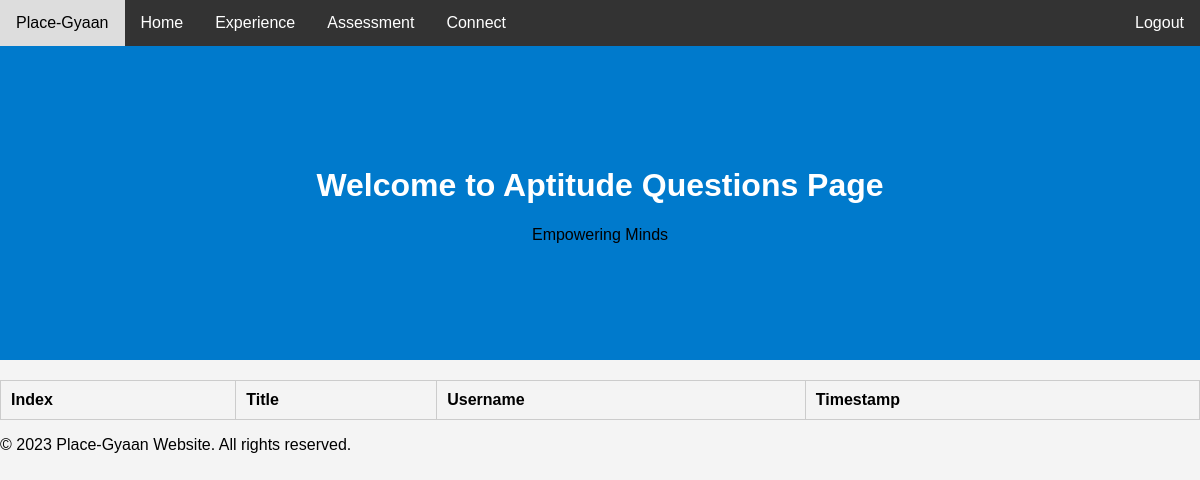
Page /aptitude (signed in) on the earlier database version.
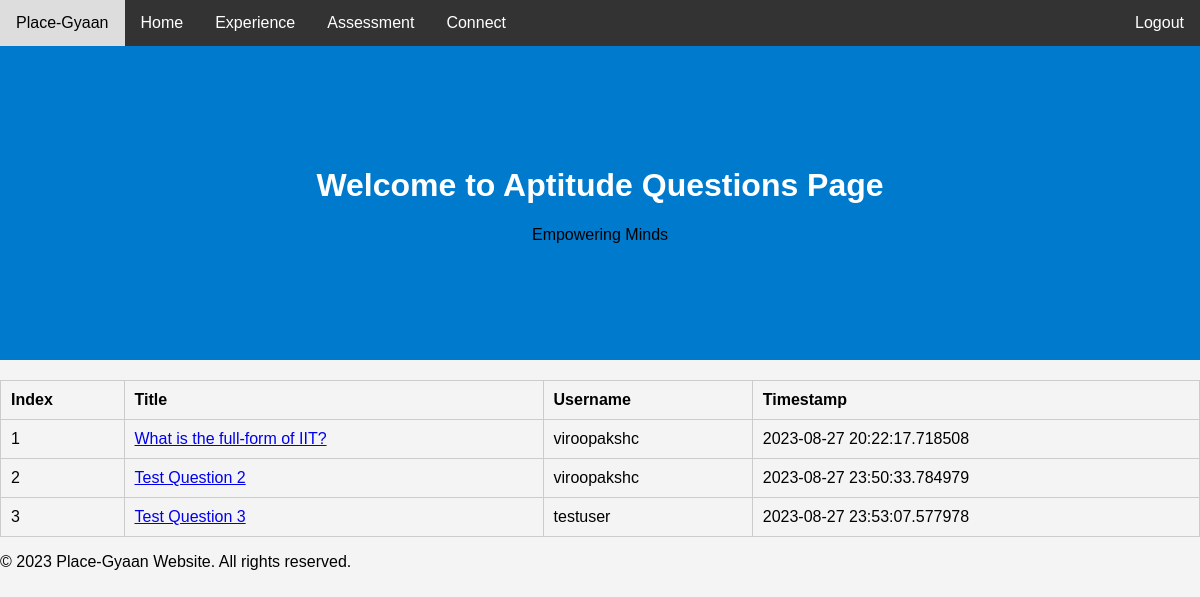
Same page on the later database version.
### main/models.py (models this page shows)
class Question(Base):
	__tablename__='Question'
	id = Column(Integer, primary_key=True,autoincrement=True)
	question = Column(String(255), unique=True, nullable=False)
	answer = Column(Integer, nullable=False)
	choices = Column(String(255), nullable=False)
	type = Column(String(80), nullable=False)
	auth_id = Column(Integer, ForeignKey('User.id'), nullable=False)
	timestamp = Column(String(80), nullable=False)
	correct_choice = Column(String(80))

class User(Base, UserMixin):
    __tablename__ = 'User'
    id = Column(Integer, primary_key=True,autoincrement=True)
    email = Column(String(255), unique=True)
    username = Column(String(255), unique=False, nullable=True)
    password = Column(String(255), nullable=False)
    active = Column(Boolean())
    fs_uniquifier = Column(String(64), unique=True, nullable=False)
    attributes=Column(MutableList.as_mutable(AsaList()),nullable=False)
    roles = relationship('Role', secondary='RolesUsers',
                         backref=backref('Users', lazy='dynamic'))

### main/controllers.py (the view)
@app.route("/aptitude")
@auth_required()
def aptitude_question():
  return render_template("questions.html",type="Aptitude",questions=extract("Aptitude"))

### main/controllers.py (called while the page is built)
def extract(type):
  questions=[]
  c=1
  for question in Question.query.filter_by(type=type).all():
    l=[]
    l.append(c)
    l.append(question.question)
    l.append(User.query.filter_by(id=question.auth_id).first().username)
    l.append(question.timestamp)
    l.append(question.id)
    questions.append(l)
    c+=1
  return questions

### main/templates/questions.html (shortened to what this page needs)
{% extends "whole.html" %}
{% block welcome %}
	<div class="header">
        <h1>Welcome to {{ type }} Questions Page</h1>
        <p>Empowering Minds</p>
    </div>
{% endblock %}
{% block content %}
        <table class="questions-table">
            <thead>
                <tr>
                    <th>Index</th>
                    <th>Title</th>
                    <th>Username</th>
                    <th>Timestamp</th>
                </tr>
            </thead>
            <tbody>
                {% for question in questions %}
                    <tr>
                        <td>{{ question[0] }}</td>
                        <td><a href="{{ url_for('view_question', question_id=question[4]) }}">{{ question[1] }}</a></td>
                        <td>{{ question[2] }}</td>
                        <td>{{ question[3] }}</td>
                    </tr>
                {% endfor %}
            </tbody>
        </table>
{% endblock %}

### main/templates/whole.html (shortened to what this page needs)
<!DOCTYPE html>
<html lang="en">
<head>
</head>
<body>
    <div class="wrapper">
    <div class="navbar">
        <a href="#">Place-Gyaan</a>
        <a href="/home">Home</a>
        <a href="/experience">Experience</a>
        <a href="/assessment">Assessment</a>
        <a href="/connect">Connect</a>
        <a href="/logout" style="float: right;">Logout</a>
    </div>
    {% block welcome %}{% endblock %}
    {% block content %}
    {% endblock %}
    <footer class="footer">
        <p>&copy; 2023 Place-Gyaan Website. All rights reserved.</p>
    </footer>
    </div>
</body>
</html>

### main/templates/questions.html (style rules this page uses)
.questions-table { width: 100%; border-collapse: collapse; margin-top: 20px; }
.questions-table th, .questions-table td { border: 1px solid #ccc; padding: 10px; text-align: left; }

### main/templates/whole.html (style rules this page uses)
body { font-family: Arial, sans-serif; margin: 0; padding: 0; background-color: #f4f4f4; }
.navbar { background-color: #333; overflow: hidden; }
.navbar a { float: left; display: block; color: white; text-align: center; padding: 14px 16px; text-decoration: none; }
.header { text-align: center; padding: 100px; background-color: #007ACC; }
.header h1 { color: white; }
.wrapper { display: flex; flex-direction: column; min-height: 100vh; }

Differences in the rows shown:
added Question: question "What is the full-form of IIT?", timestamp "2023-08-27 20:22:17.718508"
added User: username "viroopakshc" "viroopakshc"
added Question: question "Test Question 2", timestamp "2023-08-27 23:50:33.784979"
added Question: question "Test Question 3", timestamp "2023-08-27 23:53:07.577978"
now on this page (row unchanged): User: username "testuser"
Other differences:
new list line: "1"
new list line: "2"
new list line: "3"
